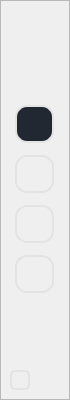
   <widget class="QFrame" name="side_frame">
    <property name="geometry">
     <rect>
      <x>0</x>
      <y>0</y>
      <width>70</width>
      <height>400</height>
     </rect>
    </property>
    <property name="styleSheet">
     <string notr="true">#side_frame {
	
	background-color: rgb(57, 62, 70);
}</string>
    </property>
    <property name="frameShape">
     <enum>QFrame::StyledPanel</enum>
    </property>
    <property name="frameShadow">
     <enum>QFrame::Raised</enum>
    </property>
    <widget class="QPushButton" name="info_button">
     <property name="geometry">
      <rect>
       <x>10</x>
       <y>370</y>
       <width>20</width>
       <height>20</height>
      </rect>
     </property>
     <property name="styleSheet">
      <string notr="true">.QPushButton {
	background-color: rgba(255, 255, 255, 0);
	border-width: 2px;
     border-style: solid;
	border-color: #E3E3E3;
	border-radius: 5px;
}

.QPushButton:hover {
	color: rgb(200,200,200);
	background-color: rgb(0, 173, 181);
	border-width: 2px;
	border-color: #E3E3E3;
}


.QPushButton:pressed {
    background-color: #008a90;
}</string>
     </property>
     <property name="text">
      <string/>
     </property>
     <property name="icon">
      <iconset resource="resource/resources.qrc">
       <normaloff>:/icons/icons/icons8-about-96.png</normaloff>:/icons/icons/icons8-about-96.png</iconset>
     </property>
     <property name="iconSize">
      <size>
       <width>12</width>
       <height>12</height>
      </size>
     </property>
    </widget>
    <widget class="QPushButton" name="home_button">
     <property name="geometry">
      <rect>
       <x>10</x>
       <y>100</y>
       <width>49</width>
       <height>48</height>
      </rect>
     </property>
     <property name="autoFillBackground">
      <bool>false</bool>
     </property>
     <property name="styleSheet">
      <string notr="true">.QPushButton {
	padding: 3px;
	padding-top: 5px;
	padding-bottom: 5px;
	margin: 5px;
	background-color: #222831;
	border-width: 2px;
     border-style: solid;
	border-color: #E3E3E3;
	border-radius: 12px;
}

.QPushButton:hover {
	color: rgb(200,200,200);
	background-color: rgb(0, 173, 181);
	border-width: 2px;
	border-color: #E3E3E3;
}

.QPushButton:pressed {
    background-color: #008a90;
}
</string>
     </property>
     <property name="text">
      <string/>
     </property>
     <property name="icon">
      <iconset resource="resource/resources.qrc">
       <normaloff>:/icons/icons/icons8-home-384.png</normaloff>:/icons/icons/icons8-home-384.png</iconset>
     </property>
     <property name="iconSize">
      <size>
       <width>24</width>
       <height>24</height>
      </size>
     </property>
     <property name="checkable">
      <bool>false</bool>
     </property>
    </widget>
    <widget class="QPushButton" name="setting_button">
     <property name="enabled">
      <bool>true</bool>
     </property>
     <property name="geometry">
      <rect>
       <x>10</x>
       <y>150</y>
       <width>49</width>
       <height>48</height>
      </rect>
     </property>
     <property name="styleSheet">
      <string notr="true">.QPushButton {
	padding: 3px;
	padding-top: 5px;
	padding-bottom: 5px;
	margin: 5px;
	background-color: rgba(255, 255, 255, 0);
	border-width: 2px;
     border-style: solid;
	border-color: #E3E3E3;
	border-radius: 12px;
}

.QPushButton:hover {
	color: rgb(200,200,200);
	background-color: rgb(0, 173, 181);
	border-width: 2px;
	border-color: #E3E3E3;
}

.QPushButton:pressed {
    background-color: #008a90;
}</string>
     </property>
     <property name="text">
      <string/>
     </property>
     <property name="icon">
      <iconset resource="resource/resources.qrc">
       <normaloff>:/icons/icons/icons8-services-96.png</normaloff>:/icons/icons/icons8-services-96.png</iconset>
     </property>
     <property name="iconSize">
      <size>
       <width>24</width>
       <height>24</height>
      </size>
     </property>
    </widget>
    <widget class="QPushButton" name="extension_button">
     <property name="geometry">
      <rect>
       <x>10</x>
       <y>200</y>
       <width>49</width>
       <height>48</height>
      </rect>
     </property>
     <property name="styleSheet">
      <string notr="true">.QPushButton {
	padding: 3px;
	padding-top: 5px;
	padding-bottom: 5px;
	margin: 5px;
	background-color: rgba(255, 255, 255, 0);
	border-width: 2px;
     border-style: solid;
	border-color: #E3E3E3;
	border-radius: 12px;
}

.QPushButton:hover {
	color: rgb(200,200,200);
	background-color: rgb(0, 173, 181);
	border-width: 2px;
	border-color: #E3E3E3;
}

.QPushButton:pressed {
    background-color: #008a90;
}</string>
     </property>
     <property name="text">
      <string/>
     </property>
     <property name="icon">
      <iconset resource="resource/resources.qrc">
       <normaloff>:/icons/icons/icons8-puzzle-96.png</normaloff>:/icons/icons/icons8-puzzle-96.png</iconset>
     </property>
     <property name="iconSize">
      <size>
       <width>24</width>
       <height>24</height>
      </size>
     </property>
    </widget>
    <widget class="QPushButton" name="news_button">
     <property name="geometry">
      <rect>
       <x>10</x>
       <y>250</y>
       <width>49</width>
       <height>48</height>
      </rect>
     </property>
     <property name="styleSheet">
      <string notr="true">.QPushButton {
	padding: 3px;
	padding-top: 5px;
	padding-bottom: 5px;
	margin: 5px;
	background-color: rgba(255, 255, 255, 0);
	border-width: 2px;
     border-style: solid;
	border-color: #E3E3E3;
	border-radius: 12px;
}

.QPushButton:hover {
	color: rgb(200,200,200);
	background-color: rgb(0, 173, 181);
	border-width: 2px;
	border-color: #E3E3E3;
}

.QPushButton:pressed {
    background-color: #008a90;
}</string>
     </property>
     <property name="text">
      <string/>
     </property>
     <property name="icon">
      <iconset resource="resource/resources.qrc">
       <normaloff>:/icons/icons/icons8-scroll-144.png</normaloff>:/icons/icons/icons8-scroll-144.png</iconset>
     </property>
     <property name="iconSize">
      <size>
       <width>24</width>
       <height>24</height>
      </size>
     </property>
    </widget>
   </widget>
